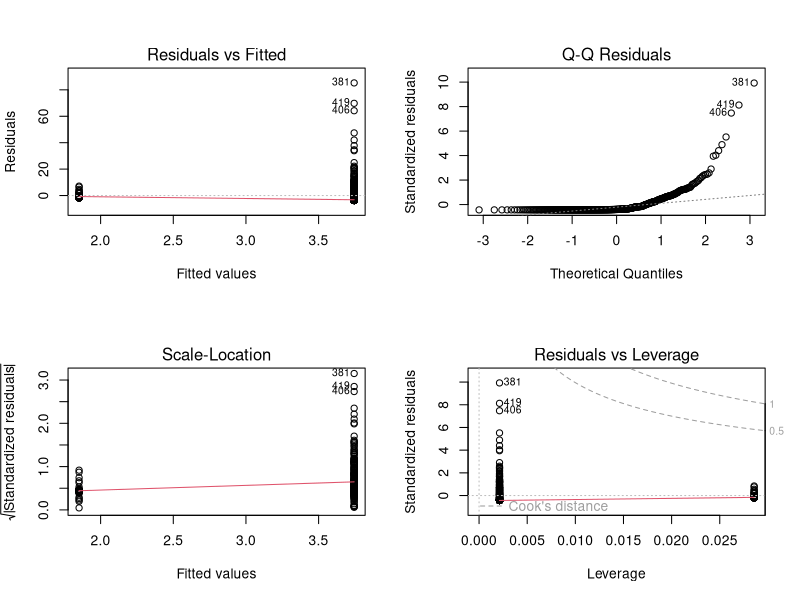
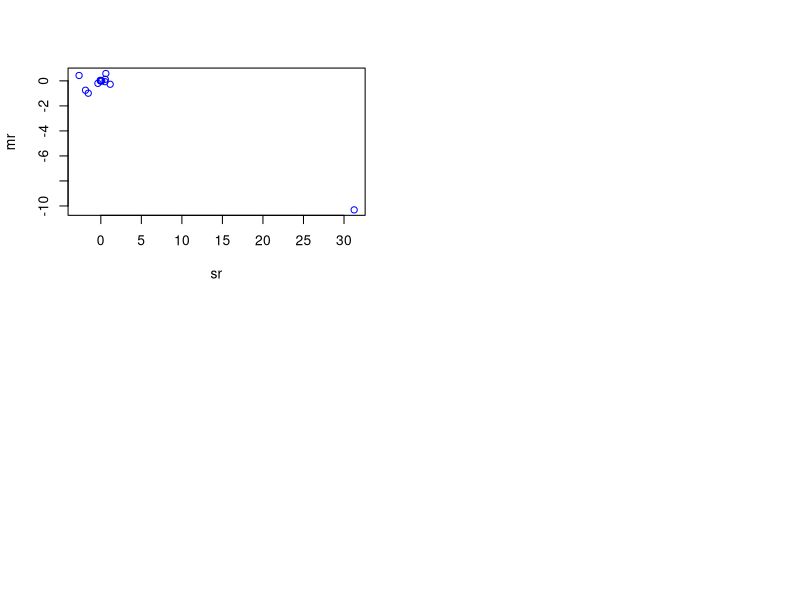

Write R code to recreate these figures, in order.
#This problem involves the Boston data set, which we saw in the lab for this chapter. We will now try to predict per capita crime rate using the other variables in this data set. In other words, per capita crime rate is the response, and the other variables are the predictors.
library(MASS)
attach(Boston)
?Boston

#a) For each predictor, fit a simple linear regression model to predict the response. Describe your results. In which of the models is there a statistically significant association between the predictor and the response? Create some plots to back up your assertions.
f.zn <- lm(crim~zn)
summary(f.zn)
f.indus <- lm(crim~indus)
summary(f.indus)
f.chas <- lm(crim~chas)
summary(f.chas)
f.nox <- lm(crim~nox)
summary(f.nox)
f.rm <- lm(crim~rm)
summary(f.rm)
f.age <- lm(crim~age)
summary(f.age)
f.dis <- lm(crim~dis)
summary(f.dis)
f.rad <- lm(crim~rad)
summary(f.rad)
f.tax <- lm(crim~tax)
summary(f.tax)
f.ptratio <- lm(crim~ptratio)
summary(f.ptratio)
f.black <- lm(crim~black)
summary(f.black)
f.lstat <- lm(crim~lstat)
summary(f.lstat)
f.medv <- lm(crim~medv)
summary(f.medv)
par(mfrow=c(2,2))
plot(f.chas)
#For H0 : β1 = 0 we can reject the null hypothesis in favor of the Ha that there is a relationship between the predictor and response except for the Charles River dummy variable.

#b) Fit a multiple regression model to predict the response using all of the predictors. Describe your results. For which predictors can we reject the null hypothesis H0 : βj = 0?
mrf <- lm(crim~., data=Boston)
summary(mrf)
#While almost all the variables were registering as statistically significant in the simple linear regression, now only a few are significant. We can reject the H0 for zn, dis, rad, black, and medv at 99% confidence and nox and lstat at the 95%.

#c) How do your results from (a) compare to your results from (b)? Create a plot displaying the univariate regression coefficients from (a) on the x-axis, and the multiple regression coefficients from (b) on the y-axis. That is, each predictor is displayed as a single point in the plot. Its coefficient in a simple linear regression model is shown on the x-axis, and its coefficient estimate in the multiple linear regression model is shown on the y-axis.
sr <- vector("numeric",0)
sr <- c(sr, f.zn$coefficient[2])
sr <- c(sr, f.indus$coefficients[2])
sr <- c(sr, f.chas$coefficients[2])
sr <- c(sr, f.nox$coefficient[2])
sr <- c(sr, f.rm$coefficients[2])
sr <- c(sr, f.age$coefficients[2])
sr <- c(sr, f.dis$coefficients[2])
sr <- c(sr, f.rad$coefficients[2])
sr <- c(sr, f.tax$coefficients[2])
sr <- c(sr, f.ptratio$coefficients[2])
sr <- c(sr, f.black$coefficients[2])
sr <- c(sr, f.lstat$coefficients[2])
sr <- c(sr, f.medv$coefficients[2])
mr <- vector("numeric",0)
mr <- c(mr, mrf$coefficients)
mr <- mr[-1]
plot(sr,mr,col="blue")
#As mentioned above, certain predictors are no longer significant in the multiple linear regression. Some predictors were getting credit by being assoicated with stronger predictors. This is the same as the advertising and sales example in the reading. Newspapers was no longer significant in the MLR.

#d) Is there evidence of non-linear association between any of the predictors and the response? To answer this question, for each predictor X, fit a model of the form Y = β0 + β1X + β2X^2 + β3X^3 + ε.
nlzn <- lm(crim~zn + I(zn^2) + I(zn^3))
summary(nlzn)
nlindus <- lm(crim~indus + I(indus^2) + I(indus^3))
summary(nlindus)
nlchas <- lm(crim~chas + I(chas^2) + I(chas^3))
summary(nlchas)
nlnox <- lm(crim~nox + I(nox^2) + I(nox^3))
summary(nlnox)
nlrm <- lm(crim~rm + I(rm^2) + I(rm^3))
summary(nlrm)
nlage <- lm(crim~age + I(age^2) + I(age^3))
summary(nlage)
nldis <- lm(crim~dis + I(dis^2) + I(age^3))
summary(nldis)
nlrad <- lm(crim~rad + I(rad^2) + I(rad^3))
nldis <- lm(crim~dis + I(dis^2) + I(dis^3))
summary(nlrad)
summary(nldis)
nltax <- lm(crim~tax + I(tax^2) + I(tax^3))
summary(nltax)
nlptratio <- lm(crim~ptratio + I(ptratio^2) + I(ptratio^3))
summary(nlptratio)
nlblack <- lm(crim~black + I(black^2) + I(black^3))
summary(nlblack)
nllstat <- lm(crim~lstat + I(lstat^2) + I(lstat^3))
summary(nllstat)
nlmedv <- lm(crim~medv + I(medv^2) + I(medv^3))
summary(nlmedv)
#Indus, nox, age, dis, ptratio, and medv appear to be non-linear relationships because the squared and cubed terms are statistically significant. 

